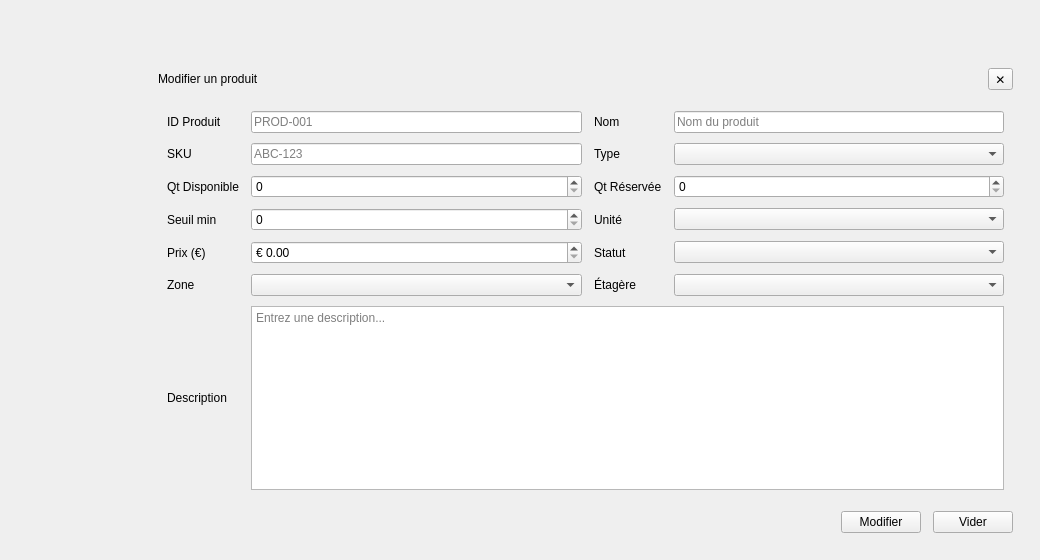
            <widget class="QWidget" name="modifieri">
             <widget class="QFrame" name="PopupInventoryCard_2">
              <property name="geometry">
               <rect>
                <x>140</x>
                <y>50</y>
                <width>891</width>
                <height>501</height>
               </rect>
              </property>
              <property name="minimumSize">
               <size>
                <width>760</width>
                <height>0</height>
               </size>
              </property>
              <property name="frameShape">
               <enum>QFrame::Shape::NoFrame</enum>
              </property>
              <layout class="QVBoxLayout" name="popupInventoryLayout_2">
               <property name="spacing">
                <number>12</number>
               </property>
               <property name="leftMargin">
                <number>18</number>
               </property>
               <property name="topMargin">
                <number>18</number>
               </property>
               <property name="rightMargin">
                <number>18</number>
               </property>
               <property name="bottomMargin">
                <number>18</number>
               </property>
               <item>
                <layout class="QHBoxLayout" name="popupInventoryHeader_2">
                 <item>
                  <widget class="QLabel" name="PopupTitleInventory_2">
                   <property name="text">
                    <string>Modifier un produit</string>
                   </property>
                  </widget>
                 </item>
                 <item>
                  <spacer name="popupInventoryHeaderSpacer_2">
                   <property name="orientation">
                    <enum>Qt::Orientation::Horizontal</enum>
                   </property>
                   <property name="sizeHint" stdset="0">
                    <size>
                     <width>40</width>
                     <height>20</height>
                    </size>
                   </property>
                  </spacer>
                 </item>
                 <item>
                  <widget class="QToolButton" name="BtnPopupCancelInventory_2">
                   <property name="toolTip">
                    <string>Fermer</string>
                   </property>
                   <property name="text">
                    <string>✕</string>
                   </property>
                  </widget>
                 </item>
                </layout>
               </item>
               <item>
                <widget class="QFrame" name="PopupInventoryForm_2">
                 <property name="frameShape">
                  <enum>QFrame::Shape::NoFrame</enum>
                 </property>
                 <layout class="QGridLayout" name="inventoryFormGrid_2">
                  <property name="horizontalSpacing">
                   <number>12</number>
                  </property>
                  <property name="verticalSpacing">
                   <number>10</number>
                  </property>
                  <item row="0" column="0">
                   <widget class="QLabel" name="LblIdProduct_2">
                    <property name="text">
                     <string>ID Produit</string>
                    </property>
                   </widget>
                  </item>
                  <item row="0" column="1">
                   <widget class="QLineEdit" name="IdProduct_2">
                    <property name="placeholderText">
                     <string>PROD-001</string>
                    </property>
                   </widget>
                  </item>
                  <item row="0" column="2">
                   <widget class="QLabel" name="LblName_2">
                    <property name="text">
                     <string>Nom</string>
                    </property>
                   </widget>
                  </item>
                  <item row="0" column="3">
                   <widget class="QLineEdit" name="Name_2">
                    <property name="placeholderText">
                     <string>Nom du produit</string>
                    </property>
                   </widget>
                  </item>
                  <item row="1" column="0">
                   <widget class="QLabel" name="LblSku_2">
                    <property name="text">
                     <string>SKU</string>
                    </property>
                   </widget>
                  </item>
                  <item row="1" column="1">
                   <widget class="QLineEdit" name="Sku_2">
                    <property name="placeholderText">
                     <string>ABC-123</string>
                    </property>
                   </widget>
                  </item>
                  <item row="1" column="2">
                   <widget class="QLabel" name="LblType_3">
                    <property name="text">
                     <string>Type</string>
                    </property>
                   </widget>
                  </item>
                  <item row="1" column="3">
                   <widget class="QComboBox" name="Type_2">
                    <property name="placeholderText">
                     <string>Sélectionner type</string>
                    </property>
                   </widget>
                  </item>
                  <item row="2" column="0">
                   <widget class="QLabel" name="LblQtAv_2">
                    <property name="text">
                     <string>Qt Disponible</string>
                    </property>
                   </widget>
                  </item>
                  <item row="2" column="1">
                   <widget class="QSpinBox" name="QtAv_2">
                    <property name="minimum">
                     <number>0</number>
                    </property>
                    <property name="maximum">
                     <number>10000</number>
                    </property>
                   </widget>
                  </item>
                  <item row="2" column="2">
                   <widget class="QLabel" name="LblQtRs_2">
                    <property name="text">
                     <string>Qt Réservée</string>
                    </property>
                   </widget>
                  </item>
                  <item row="2" column="3">
                   <widget class="QSpinBox" name="QtRs_2">
                    <property name="minimum">
                     <number>0</number>
                    </property>
                    <property name="maximum">
                     <number>10000</number>
                    </property>
                   </widget>
                  </item>
                  <item row="3" column="0">
                   <widget class="QLabel" name="LblThreshold_2">
                    <property name="text">
                     <string>Seuil min</string>
                    </property>
                   </widget>
                  </item>
                  <item row="3" column="1">
                   <widget class="QSpinBox" name="Threshold_2">
                    <property name="minimum">
                     <number>0</number>
                    </property>
                    <property name="maximum">
                     <number>10000</number>
                    </property>
                   </widget>
                  </item>
                  <item row="3" column="2">
                   <widget class="QLabel" name="LblUnit_2">
                    <property name="text">
                     <string>Unité</string>
                    </property>
                   </widget>
                  </item>
                  <item row="3" column="3">
                   <widget class="QComboBox" name="Unit_2">
                    <property name="placeholderText">
                     <string>Sélectionner unité</string>
                    </property>
                   </widget>
                  </item>
                  <item row="4" column="0">
                   <widget class="QLabel" name="LblPrice_2">
                    <property name="text">
                     <string>Prix (€)</string>
                    </property>
                   </widget>
                  </item>
                  <item row="4" column="1">
                   <widget class="QDoubleSpinBox" name="Price_2">
                    <property name="prefix">
                     <string>€ </string>
                    </property>
                    <property name="decimals">
                     <number>2</number>
                    </property>
                    <property name="minimum">
                     <double>0.000000000000000</double>
                    </property>
                    <property name="maximum">
                     <double>100000.000000000000000</double>
                    </property>
                   </widget>
                  </item>
                  <item row="4" column="2">
                   <widget class="QLabel" name="LblStatus_2">
                    <property name="text">
                     <string>Statut</string>
                    </property>
                   </widget>
                  </item>
                  <item row="4" column="3">
                   <widget class="QComboBox" name="Status_2">
                    <property name="placeholderText">
                     <string>Sélectionner statut</string>
                    </property>
                   </widget>
                  </item>
                  <item row="5" column="0">
                   <widget class="QLabel" name="LblZone_2">
                    <property name="text">
                     <string>Zone</string>
                    </property>
                   </widget>
                  </item>
                  <item row="5" column="1">
                   <widget class="QComboBox" name="Zone_2">
                    <property name="placeholderText">
                     <string>Sélectionner zone</string>
                    </property>
                   </widget>
                  </item>
                  <item row="5" column="2">
                   <widget class="QLabel" name="LblShelf_2">
                    <property name="text">
                     <string>Étagère</string>
                    </property>
                   </widget>
                  </item>
                  <item row="5" column="3">
                   <widget class="QComboBox" name="Shelf_2">
                    <property name="placeholderText">
                     <string>Sélectionner étagère</string>
                    </property>
                   </widget>
                  </item>
                  <item row="6" column="0">
                   <widget class="QLabel" name="LblDescription_2">
                    <property name="text">
                     <string>Description</string>
                    </property>
                   </widget>
                  </item>
                  <item row="6" column="1" colspan="3">
                   <widget class="QTextEdit" name="Description_2">
                    <property name="placeholderText">
                     <string>Entrez une description...</string>
                    </property>
                   </widget>
                  </item>
                 </layout>
                </widget>
               </item>
               <item>
                <layout class="QHBoxLayout" name="popupInventoryActions_2">
                 <item>
                  <spacer name="popupInventoryActionsLeft_2">
                   <property name="orientation">
                    <enum>Qt::Orientation::Horizontal</enum>
                   </property>
                   <property name="sizeHint" stdset="0">
                    <size>
                     <width>40</width>
                     <height>20</height>
                    </size>
                   </property>
                  </spacer>
                 </item>
                 <item>
                  <widget class="QPushButton" name="BtnPopupSaveInventory_2">
                   <property name="text">
                    <string>Modifier</string>
                   </property>
                   <property name="property" stdset="0">
                    <string>primary</string>
                   </property>
                  </widget>
                 </item>
                 <item>
                  <widget class="QPushButton" name="BtnPopupResetInventory_2">
                   <property name="text">
                    <string>Vider</string>
                   </property>
                   <property name="property" stdset="0">
                    <string>ghost</string>
                   </property>
                  </widget>
                 </item>
                </layout>
               </item>
              </layout>
             </widget>
            </widget>
